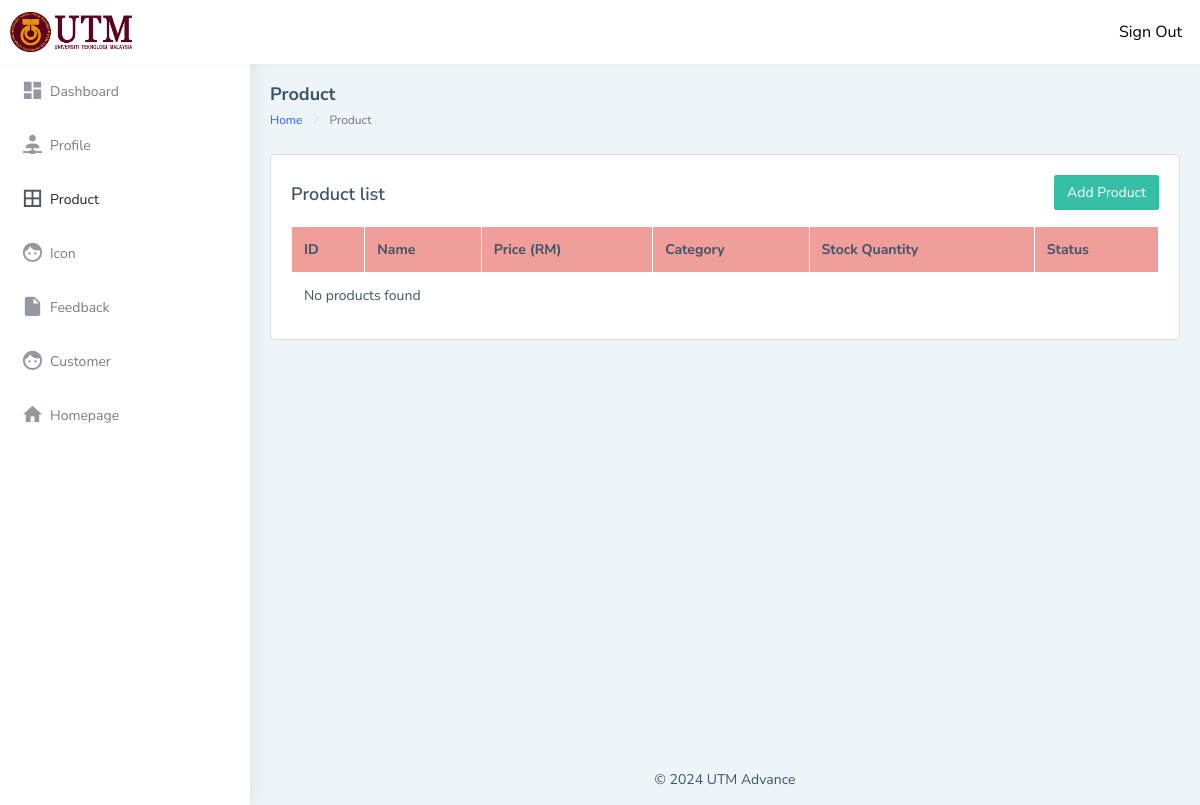
The page /AS/Product.php on the database as committed earlier.
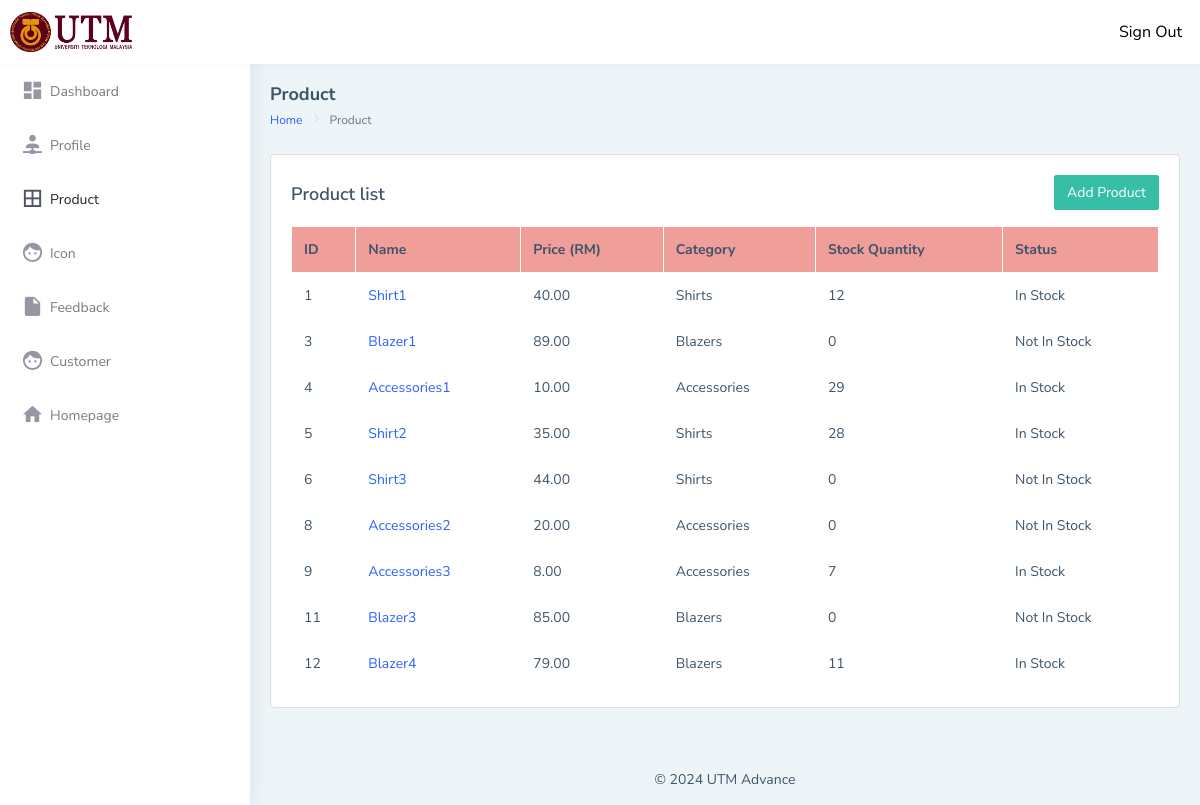
The same page on the database as committed later.
### tables this page shows
CREATE TABLE `product` (
  `ProductID` int(11) NOT NULL,
  `ProductName` varchar(255) NOT NULL,
  `Price` decimal(10,2) NOT NULL,
  `Category` varchar(100) NOT NULL,
  `StockQuantity` int(11) NOT NULL,
  `Status` varchar(50) NOT NULL,
  `Image` varchar(255) DEFAULT NULL
);

### AS/Product.php (the view, shortened to what the changed rows need)
<?php
require('../Function/config.php');
$query = "SELECT * FROM product";
$result = mysqli_query($con, $query);
?>
<!DOCTYPE html>
<html dir="ltr" lang="en">
<head>
    <link href="dist/css/style.min.css" rel="stylesheet">
</head>
<body>
    <div id="main-wrapper" data-layout="vertical" data-navbarbg="skin5" data-sidebartype="full"
        data-sidebar-position="absolute" data-header-position="absolute" data-boxed-layout="full">
        <div class="page-wrapper">
            <div class="container-fluid">
            <div class="row">
                <div class="col-12">
                    <div class="card">
                        <div class="table-responsive">
                            <table class="table table-bordered">
                                <thead>
                                    <tr>
                                        <th scope="col">ID</th>
                                        <th scope="col">Name</th>
                                        <th scope="col">Price (RM)</th>
                                        <th scope="col">Category</th>
                                        <th scope="col">Stock Quantity</th>
                                        <th scope="col">Status</th>
                                    </tr>
                                </thead>
                                <tbody>
                                    <?php
                                    if (mysqli_num_rows($result) > 0) {
                                        while ($row = mysqli_fetch_assoc($result)) {
                                            echo "<tr>";
                                            echo "<td>" . $row['ProductID'] . "</td>";
                                            echo "<td><a href='../Function/GetProductDetails.php?id=" . $row['ProductID'] . "'>" . $row['ProductName'] . "</a></td>";
                                            echo "<td>" . $row['Price'] . "</td>";
                                            echo "<td>" . $row['Category'] . "</td>";
                                            echo "<td>" . $row['StockQuantity'] . "</td>";
                                            echo "<td>" . $row['Status'] . "</td>";
                                            echo "</tr>";
                                        }
                                    } else {
                                        echo "<tr><td colspan='7'>No products found</td></tr>";
                                    }
                                    ?>
                                </tbody>
                            </table>
                        </div>
                    </div>
                </div>
            </div>
        </div>
        </div>
    </div>
</body>
</html>

Rows that differ between the two databases and show on the page:
added product: ProductID "1", ProductName "Shirt1", Price "40.00", Category "Shirts", StockQuantity "12", Status "In Stock"
added product: ProductID "3", ProductName "Blazer1", Price "89.00", Category "Blazers", StockQuantity "0", Status "Not In Stock"
added product: ProductID "4", ProductName "Accessories1", Price "10.00", Category "Accessories", StockQuantity "29", Status "In Stock"
added product: ProductID "5", ProductName "Shirt2", Price "35.00", Category "Shirts", StockQuantity "28", Status "In Stock"
added product: ProductID "6", ProductName "Shirt3", Price "44.00", Category "Shirts", StockQuantity "0", Status "Not In Stock"
added product: ProductID "8", ProductName "Accessories2", Price "20.00", Category "Accessories", StockQuantity "0", Status "Not In Stock"
added product: ProductID "9", ProductName "Accessories3", Price "8.00", Category "Accessories", StockQuantity "7", Status "In Stock"
added product: ProductID "11", ProductName "Blazer3", Price "85.00", Category "Blazers", StockQuantity "0", Status "Not In Stock"
added product: ProductID "12", ProductName "Blazer4", Price "79.00", Category "Blazers", StockQuantity "11", Status "In Stock"
Other text that changed with them:
text no longer shown: "No products found"
